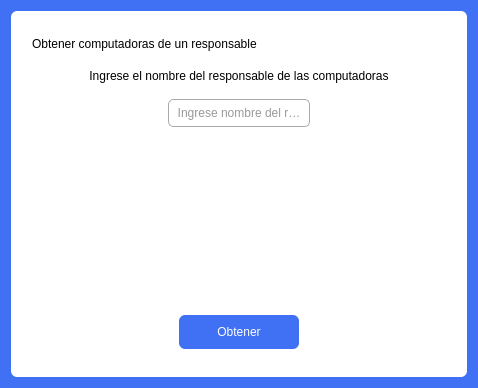
<?xml version="1.0" encoding="UTF-8"?>
<ui version="4.0">
 <class>Dialog</class>
 <widget class="QDialog" name="Dialog">
  <property name="geometry">
   <rect>
    <x>0</x>
    <y>0</y>
    <width>457</width>
    <height>328</height>
   </rect>
  </property>
  <property name="windowTitle">
   <string>Dialog</string>
  </property>
  <property name="styleSheet">
   <string notr="true">  background-color: #4070f4;</string>
  </property>
  <layout class="QVBoxLayout" name="verticalLayout_3">
   <item>
    <widget class="QFrame" name="frame">
     <property name="styleSheet">
      <string notr="true">border-radius:6px;
background-color:white;</string>
     </property>
     <property name="frameShape">
      <enum>QFrame::StyledPanel</enum>
     </property>
     <property name="frameShadow">
      <enum>QFrame::Raised</enum>
     </property>
     <layout class="QVBoxLayout" name="verticalLayout_7">
      <item>
       <widget class="QFrame" name="frame_7">
        <property name="frameShape">
         <enum>QFrame::StyledPanel</enum>
        </property>
        <property name="frameShadow">
         <enum>QFrame::Raised</enum>
        </property>
        <layout class="QVBoxLayout" name="verticalLayout_8">
         <item>
          <widget class="QLabel" name="titulo">
           <property name="styleSheet">
            <string notr="true">font: 11pt &quot;Bahnschrift Light SemiCondensed&quot;;
margin: 5px 0 0 0;
</string>
           </property>
           <property name="text">
            <string>Obtener computadoras de un responsable</string>
           </property>
           <property name="alignment">
            <set>Qt::AlignLeading|Qt::AlignLeft|Qt::AlignTop</set>
           </property>
          </widget>
         </item>
         <item>
          <widget class="QFrame" name="frame_2">
           <property name="frameShape">
            <enum>QFrame::StyledPanel</enum>
           </property>
           <property name="frameShadow">
            <enum>QFrame::Raised</enum>
           </property>
           <layout class="QVBoxLayout" name="verticalLayout_5">
            <item>
             <widget class="QLabel" name="label_2">
              <property name="styleSheet">
               <string notr="true">
font: 9pt &quot;Bahnschrift Light SemiCondensed&quot;;
</string>
              </property>
              <property name="text">
               <string>Ingrese el nombre del responsable de las computadoras</string>
              </property>
              <property name="alignment">
               <set>Qt::AlignCenter</set>
              </property>
             </widget>
            </item>
            <item>
             <widget class="QLineEdit" name="txt_responsable">
              <property name="styleSheet">
               <string notr="true">QLineEdit{
font: 25 9pt &quot;Bahnschrift Light SemiCondensed&quot;;
outline:none;
border:1px solid #aaa;
padding:5px;
border-radius: 5px;
color: #333;
margin: 10px 130px 0 130px
}

QLineEdit:focus{
border: 1px solid #007acc;

}
</string>
              </property>
              <property name="alignment">
               <set>Qt::AlignCenter</set>
              </property>
              <property name="placeholderText">
               <string>Ingrese nombre del responsable</string>
              </property>
             </widget>
            </item>
           </layout>
          </widget>
         </item>
        </layout>
       </widget>
      </item>
      <item>
       <widget class="QFrame" name="frame_6">
        <property name="frameShape">
         <enum>QFrame::StyledPanel</enum>
        </property>
        <property name="frameShadow">
         <enum>QFrame::Raised</enum>
        </property>
        <layout class="QHBoxLayout" name="horizontalLayout">
         <item>
          <widget class="QFrame" name="frame_3">
           <property name="styleSheet">
            <string notr="true">margin: 0 10px 0 0;</string>
           </property>
           <property name="frameShape">
            <enum>QFrame::StyledPanel</enum>
           </property>
           <property name="frameShadow">
            <enum>QFrame::Raised</enum>
           </property>
           <layout class="QVBoxLayout" name="verticalLayout">
            <item>
             <widget class="QTableWidget" name="tabla_computadoras">
              <property name="styleSheet">
               <string notr="true">QHeaderView::section{
font: 8pt &quot;Bahnschrift Light SemiCondensed&quot;;
}

QTableWidget QtableCornerButton::section{
font: 8pt &quot;Bahnschrift Light SemiCondensed&quot;;
border: solid 1px black;


}
QTableWidget{font: 8pt &quot;Bahnschrift Light SemiCondensed&quot;;
border:solid 1px gray;
}
</string>
              </property>
             </widget>
            </item>
           </layout>
          </widget>
         </item>
        </layout>
       </widget>
      </item>
      <item>
       <widget class="QFrame" name="frame_8">
        <property name="frameShape">
         <enum>QFrame::StyledPanel</enum>
        </property>
        <property name="frameShadow">
         <enum>QFrame::Raised</enum>
        </property>
        <layout class="QVBoxLayout" name="verticalLayout_6">
         <item>
          <widget class="QLabel" name="respuesta">
           <property name="styleSheet">
            <string notr="true">margin:0 0 5px 0;
font: 9pt &quot;Bahnschrift Light SemiCondensed&quot;;
</string>
           </property>
           <property name="text">
            <string/>
           </property>
           <property name="alignment">
            <set>Qt::AlignCenter</set>
           </property>
          </widget>
         </item>
         <item>
          <widget class="QPushButton" name="btn_obtener">
           <property name="styleSheet">
            <string notr="true">QPushButton{
  width: 100%;
  padding: 10px;
  border-radius: 6px;
  line-height: 18px;
  background-color: #4070f4;
  color:white;
font: 10pt &quot;Bahnschrift Light SemiCondensed&quot;;
margin:0 150px 10px 150px;}

QPushButton:hover{
  background-color: darkblue;}</string>
           </property>
           <property name="text">
            <string>Obtener</string>
           </property>
          </widget>
         </item>
        </layout>
       </widget>
      </item>
     </layout>
    </widget>
   </item>
  </layout>
 </widget>
 <resources/>
 <connections/>
</ui>
